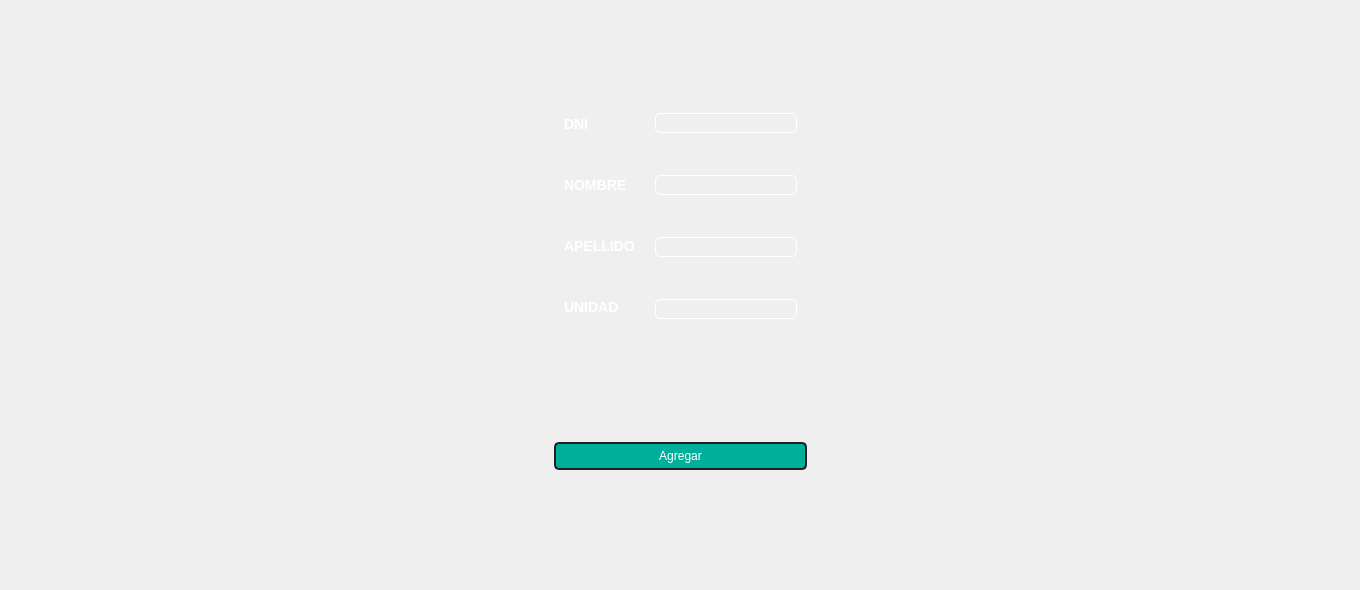
<?xml version="1.0" encoding="UTF-8"?>
<ui version="4.0">
 <class>User_UI</class>
 <widget class="QWidget" name="User_UI">
  <property name="geometry">
   <rect>
    <x>0</x>
    <y>0</y>
    <width>1360</width>
    <height>590</height>
   </rect>
  </property>
  <property name="sizePolicy">
   <sizepolicy hsizetype="Preferred" vsizetype="Preferred">
    <horstretch>0</horstretch>
    <verstretch>0</verstretch>
   </sizepolicy>
  </property>
  <property name="windowTitle">
   <string>Form</string>
  </property>
  <property name="styleSheet">
   <string notr="true">/*background-color: rgb(0, 0, 0);*/</string>
  </property>
  <layout class="QGridLayout" name="gridLayout">
   <property name="leftMargin">
    <number>9</number>
   </property>
   <property name="topMargin">
    <number>30</number>
   </property>
   <property name="rightMargin">
    <number>9</number>
   </property>
   <property name="bottomMargin">
    <number>50</number>
   </property>
   <property name="horizontalSpacing">
    <number>0</number>
   </property>
   <property name="verticalSpacing">
    <number>70</number>
   </property>
   <item row="0" column="1">
    <widget class="QFrame" name="frame_2">
     <property name="sizePolicy">
      <sizepolicy hsizetype="Preferred" vsizetype="Expanding">
       <horstretch>0</horstretch>
       <verstretch>0</verstretch>
      </sizepolicy>
     </property>
     <property name="styleSheet">
      <string notr="true">background-color: transparent;
color: rgb(255, 255, 255);
font: bold 14px;</string>
     </property>
     <property name="frameShape">
      <enum>QFrame::StyledPanel</enum>
     </property>
     <property name="frameShadow">
      <enum>QFrame::Raised</enum>
     </property>
     <layout class="QVBoxLayout" name="verticalLayout_4">
      <property name="spacing">
       <number>0</number>
      </property>
      <property name="topMargin">
       <number>40</number>
      </property>
      <item>
       <widget class="QLabel" name="DNI">
        <property name="sizePolicy">
         <sizepolicy hsizetype="Preferred" vsizetype="Fixed">
          <horstretch>0</horstretch>
          <verstretch>0</verstretch>
         </sizepolicy>
        </property>
        <property name="text">
         <string>DNI</string>
        </property>
       </widget>
      </item>
      <item>
       <widget class="QLabel" name="Apellido">
        <property name="sizePolicy">
         <sizepolicy hsizetype="Preferred" vsizetype="Fixed">
          <horstretch>0</horstretch>
          <verstretch>0</verstretch>
         </sizepolicy>
        </property>
        <property name="text">
         <string>NOMBRE</string>
        </property>
       </widget>
      </item>
      <item>
       <widget class="QLabel" name="Nombre">
        <property name="sizePolicy">
         <sizepolicy hsizetype="Preferred" vsizetype="Fixed">
          <horstretch>0</horstretch>
          <verstretch>0</verstretch>
         </sizepolicy>
        </property>
        <property name="text">
         <string>APELLIDO</string>
        </property>
       </widget>
      </item>
      <item>
       <widget class="QLabel" name="Unidad">
        <property name="sizePolicy">
         <sizepolicy hsizetype="Preferred" vsizetype="Fixed">
          <horstretch>0</horstretch>
          <verstretch>0</verstretch>
         </sizepolicy>
        </property>
        <property name="text">
         <string>UNIDAD</string>
        </property>
       </widget>
      </item>
     </layout>
     <zorder>Unidad</zorder>
     <zorder>Apellido</zorder>
     <zorder>Nombre</zorder>
     <zorder>DNI</zorder>
    </widget>
   </item>
   <item row="0" column="2">
    <widget class="QFrame" name="frame">
     <property name="sizePolicy">
      <sizepolicy hsizetype="Preferred" vsizetype="Expanding">
       <horstretch>0</horstretch>
       <verstretch>0</verstretch>
      </sizepolicy>
     </property>
     <property name="styleSheet">
      <string notr="true">background-color: transparent;

</string>
     </property>
     <property name="frameShape">
      <enum>QFrame::StyledPanel</enum>
     </property>
     <property name="frameShadow">
      <enum>QFrame::Raised</enum>
     </property>
     <layout class="QVBoxLayout" name="verticalLayout_3">
      <property name="spacing">
       <number>0</number>
      </property>
      <property name="topMargin">
       <number>40</number>
      </property>
      <item>
       <widget class="QLineEdit" name="addDNI">
        <property name="sizePolicy">
         <sizepolicy hsizetype="Fixed" vsizetype="Fixed">
          <horstretch>0</horstretch>
          <verstretch>0</verstretch>
         </sizepolicy>
        </property>
        <property name="styleSheet">
         <string notr="true">border-style: outset;
border-width: 1px;
border-radius: 5px;
border-color: rgb(255, 255, 255);
font: bold 14px;
min-width: 10em;</string>
        </property>
       </widget>
      </item>
      <item>
       <widget class="QLineEdit" name="addNombre">
        <property name="sizePolicy">
         <sizepolicy hsizetype="Fixed" vsizetype="Fixed">
          <horstretch>0</horstretch>
          <verstretch>0</verstretch>
         </sizepolicy>
        </property>
        <property name="styleSheet">
         <string notr="true">border-style: outset;
border-width: 1px;
border-radius: 5px;
border-color: rgb(255, 255, 255);
font: bold 14px;
min-width: 10em;</string>
        </property>
       </widget>
      </item>
      <item>
       <widget class="QLineEdit" name="addApellido">
        <property name="sizePolicy">
         <sizepolicy hsizetype="Fixed" vsizetype="Fixed">
          <horstretch>0</horstretch>
          <verstretch>0</verstretch>
         </sizepolicy>
        </property>
        <property name="styleSheet">
         <string notr="true">border-style: outset;
border-width: 1px;
border-radius: 5px;
border-color: rgb(255, 255, 255);
font: bold 14px;
min-width: 10em;</string>
        </property>
       </widget>
      </item>
      <item>
       <widget class="QLineEdit" name="addUnidad">
        <property name="sizePolicy">
         <sizepolicy hsizetype="Fixed" vsizetype="Fixed">
          <horstretch>0</horstretch>
          <verstretch>0</verstretch>
         </sizepolicy>
        </property>
        <property name="styleSheet">
         <string notr="true">border-style: outset;
border-width: 1px;
border-radius: 5px;
border-color: rgb(255, 255, 255);
font: bold 14px;
min-width: 10em;</string>
        </property>
       </widget>
      </item>
     </layout>
    </widget>
   </item>
   <item row="0" column="3">
    <spacer name="horizontalSpacer">
     <property name="orientation">
      <enum>Qt::Horizontal</enum>
     </property>
     <property name="sizeHint" stdset="0">
      <size>
       <width>40</width>
       <height>20</height>
      </size>
     </property>
    </spacer>
   </item>
   <item row="1" column="1" colspan="2">
    <widget class="QPushButton" name="btn_Agregar">
     <property name="sizePolicy">
      <sizepolicy hsizetype="Expanding" vsizetype="Fixed">
       <horstretch>0</horstretch>
       <verstretch>0</verstretch>
      </sizepolicy>
     </property>
     <property name="minimumSize">
      <size>
       <width>94</width>
       <height>0</height>
      </size>
     </property>
     <property name="styleSheet">
      <string notr="true">/*-QPushButton-*/

QPushButton{
	background-color: #00af9b;
	color: #fff;
	min-width: 80px;
	border: 2px solid #222;
	border-radius: 5px;
	padding: 5px;
}

QPushButton::flat{
	background-color: transparent;
	border: none;
	color: #000;
}

QPushButton::disabled{
	background-color: #222;
	color: #959595;
	border-color: #000;
}

QPushButton::hover{
	background-color:#006a9b;
	border-color: #46a2da;
	border-style: ridge;
}

QPushButton::pressed{
	background-color:  #2385b4;
	border: 1px solid #46a2da;
}

QPushButton::checked{
	background-color:#006a9b; 
	border-color: #46a2da;
	border-style: ridge;
}</string>
     </property>
     <property name="text">
      <string>Agregar</string>
     </property>
    </widget>
   </item>
   <item row="0" column="0" rowspan="3">
    <spacer name="horizontalSpacer_2">
     <property name="orientation">
      <enum>Qt::Horizontal</enum>
     </property>
     <property name="sizeHint" stdset="0">
      <size>
       <width>378</width>
       <height>510</height>
      </size>
     </property>
    </spacer>
   </item>
  </layout>
 </widget>
 <resources>
  <include location="../RecursosSTPUI.qrc"/>
 </resources>
 <connections/>
</ui>
